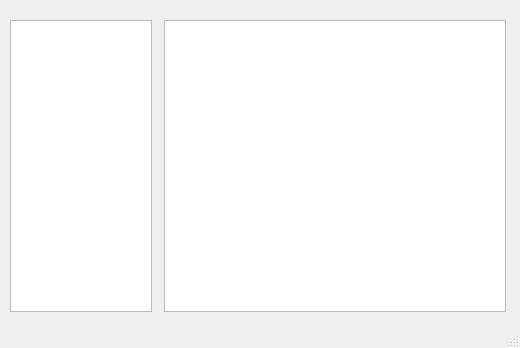
<?xml version="1.0" encoding="UTF-8"?>
<ui version="4.0">
 <class>ArchiveWindow</class>
 <widget class="QMainWindow" name="ArchiveWindow">
  <property name="geometry">
   <rect>
    <x>0</x>
    <y>0</y>
    <width>520</width>
    <height>348</height>
   </rect>
  </property>
  <property name="windowTitle">
   <string>Chat history</string>
  </property>
  <property name="styleSheet">
   <string notr="true"/>
  </property>
  <widget class="QWidget" name="centralwidget">
   <widget class="QTextBrowser" name="browser">
    <property name="geometry">
     <rect>
      <x>164</x>
      <y>20</y>
      <width>342</width>
      <height>292</height>
     </rect>
    </property>
    <property name="html">
     <string>&lt;!DOCTYPE HTML PUBLIC &quot;-//W3C//DTD HTML 4.0//EN&quot; &quot;http://www.w3.org/TR/REC-html40/strict.dtd&quot;&gt;
&lt;html&gt;&lt;head&gt;&lt;meta name=&quot;qrichtext&quot; content=&quot;1&quot; /&gt;&lt;style type=&quot;text/css&quot;&gt;
p, li { white-space: pre-wrap; }
&lt;/style&gt;&lt;/head&gt;&lt;body style=&quot; font-family:'MS Shell Dlg 2'; font-size:8.25pt; font-weight:400; font-style:normal;&quot;&gt;
&lt;p style=&quot;-qt-paragraph-type:empty; margin-top:0px; margin-bottom:0px; margin-left:0px; margin-right:0px; -qt-block-indent:0; text-indent:0px;&quot;&gt;&lt;br /&gt;&lt;/p&gt;&lt;/body&gt;&lt;/html&gt;</string>
    </property>
   </widget>
   <widget class="QListWidget" name="list">
    <property name="geometry">
     <rect>
      <x>10</x>
      <y>20</y>
      <width>142</width>
      <height>292</height>
     </rect>
    </property>
   </widget>
  </widget>
  <widget class="QStatusBar" name="statusbar"/>
 </widget>
 <resources/>
 <connections/>
</ui>
